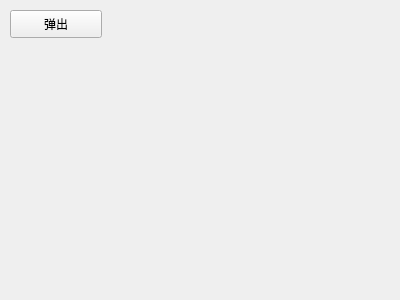
<?xml version="1.0" encoding="UTF-8"?>
<ui version="4.0">
 <class>frmColorWidget</class>
 <widget class="QWidget" name="frmColorWidget">
  <property name="geometry">
   <rect>
    <x>0</x>
    <y>0</y>
    <width>400</width>
    <height>300</height>
   </rect>
  </property>
  <property name="windowTitle">
   <string>Form</string>
  </property>
  <widget class="QPushButton" name="pushButton">
   <property name="geometry">
    <rect>
     <x>10</x>
     <y>10</y>
     <width>92</width>
     <height>28</height>
    </rect>
   </property>
   <property name="text">
    <string>弹出</string>
   </property>
  </widget>
 </widget>
 <resources/>
 <connections/>
</ui>
